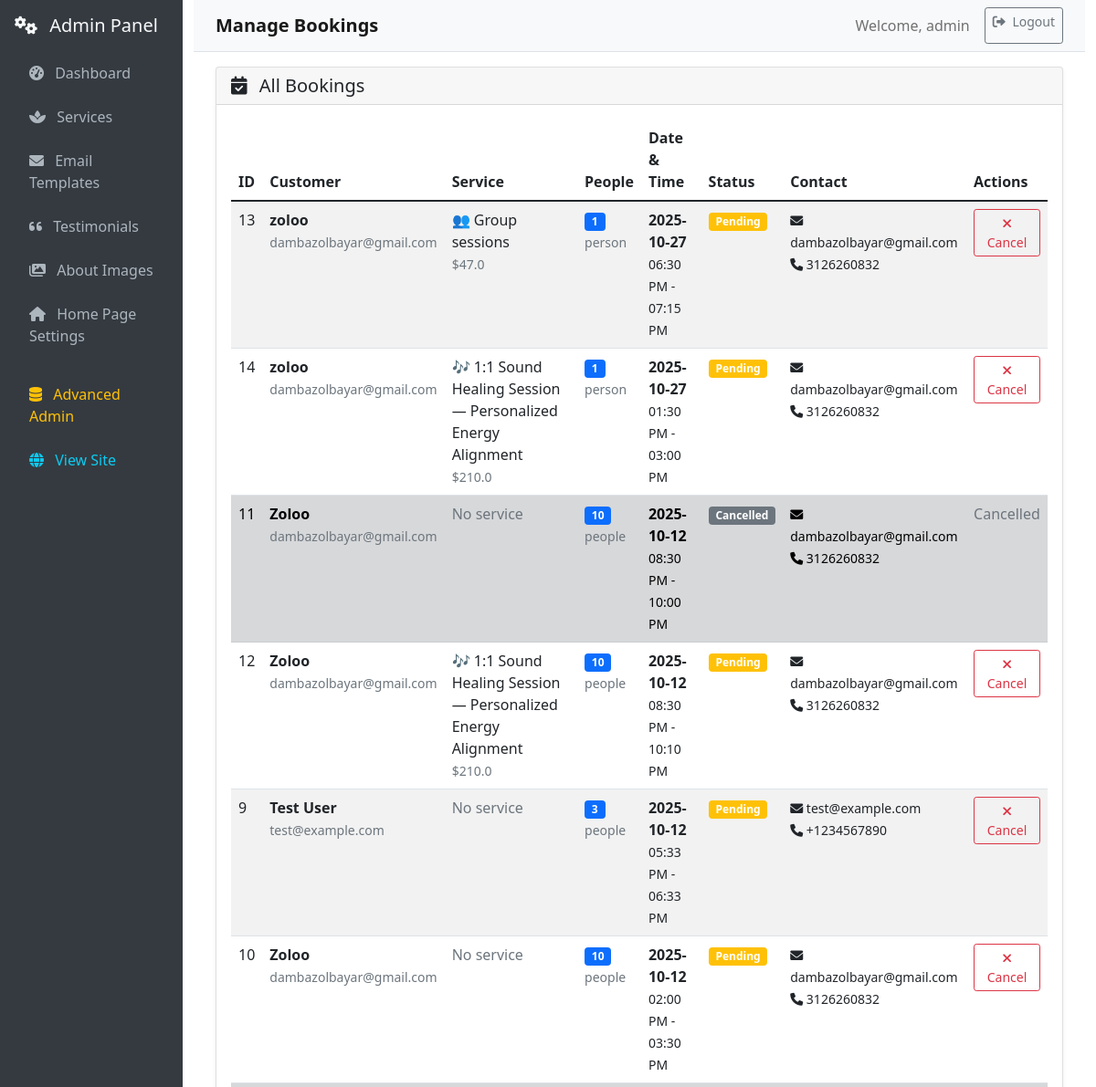
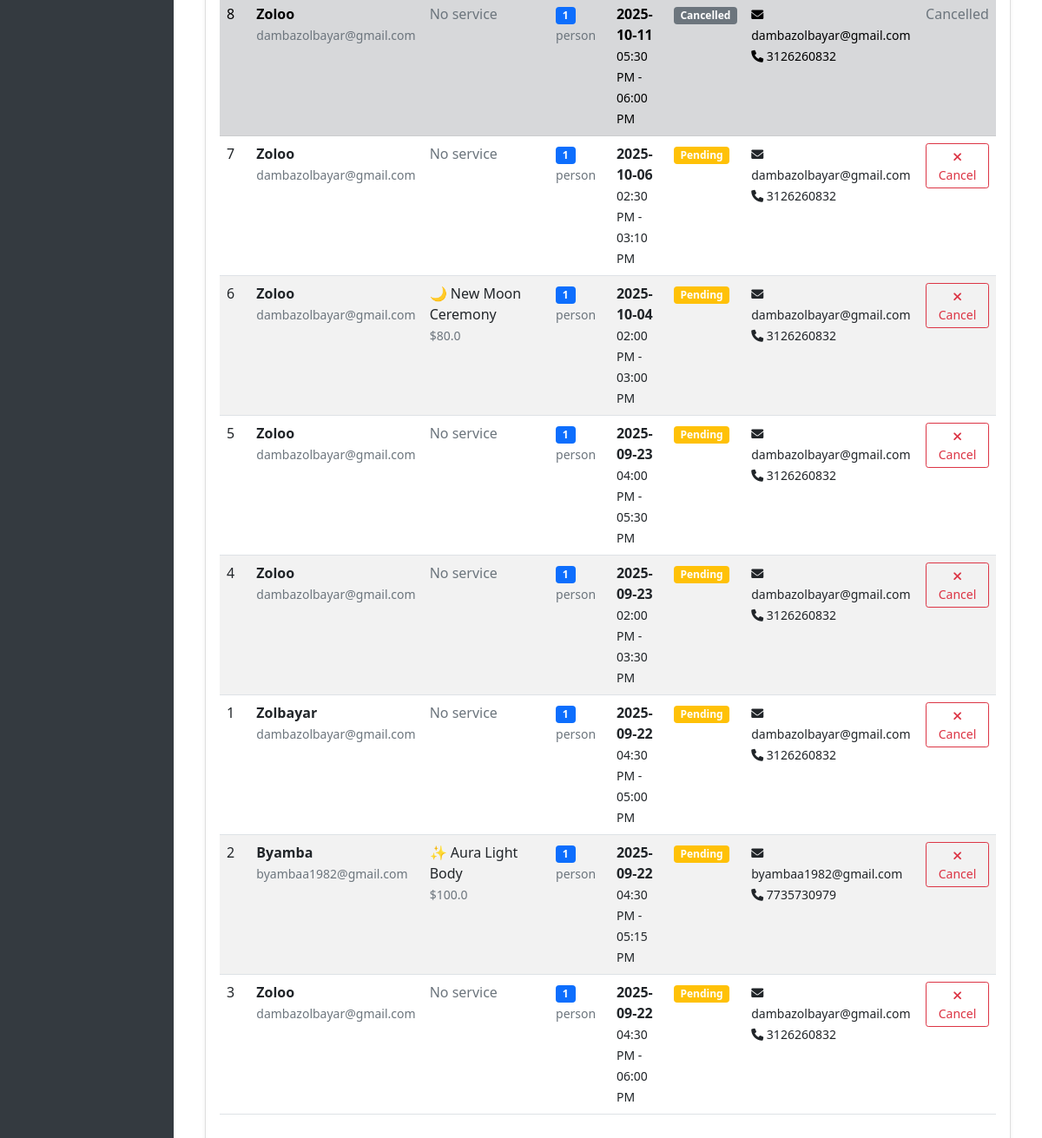
Page /web_admin/bookings (signed in) on the committed database (2 pictures, top to bottom).
### db/models.py (models this page shows, shortened)
class User(db.Model, UserMixin):
    __tablename__ = 'users'
    id = db.Column(db.Integer, primary_key=True, autoincrement=True)
    is_paid = db.Column(db.Boolean, default=False)
    username = db.Column(db.String(80), nullable=False, unique=True)
    email = db.Column(db.String(120), nullable=False, unique=True)
    password = db.Column(db.String(128), nullable=False)
    role_id = db.Column(db.Integer, db.ForeignKey('roles.id'), nullable=False)
    role = db.relationship('Role', backref=db.backref('users', lazy=True))
    created_at = db.Column(db.DateTime, default=db.func.now())
    updated_at = db.Column(db.DateTime, default=db.func.now(), onupdate=db.func.now())

class Booking(db.Model):
    id = db.Column(db.Integer, primary_key=True)
    user_name = db.Column(db.String(100), nullable=False)
    email = db.Column(db.String(120), nullable=False)
    phone_number = db.Column(db.String(20), nullable=True)  # Added for SMS reminders
    start_time = db.Column(db.DateTime, nullable=False)
    end_time = db.Column(db.DateTime, nullable=False)
    status = db.Column(db.String(20), default='pending')  # pending, confirmed, cancelled
    admin_notes = db.Column(db.String(255), nullable=True)
    num_people = db.Column(db.Integer, default=1, nullable=False)  # Number of people in the booking (1-10)
    created_at = db.Column(db.DateTime, default=datetime.utcnow)
    service_id = db.Column(db.Integer, db.ForeignKey('services.id'), nullable=True)
    service = db.relationship("Service", backref="bookings")

class Service(db.Model):
    __tablename__ = "services"
    id = db.Column(db.Integer, primary_key=True)
    name = db.Column(db.String(100), nullable=False)
    description = db.Column(db.Text, nullable=True)
    price = db.Column(db.Float, nullable=False)
    duration = db.Column(db.Integer, nullable=False)  # Duration in minutes
    image_path = db.Column(db.String(255), nullable=True)  # Path to service image
    language = db.Column(db.String(3), nullable=False, default='ENG')  # ENG or MON

### routes/web_admin.py (the view)
@web_admin_bp.route('/bookings')
@admin_required
def admin_bookings():
    from db.models import Booking, Service
    bookings = Booking.query.order_by(Booking.start_time.desc()).all()
    return render_template('admin/bookings.html', bookings=bookings)

### routes/web_admin.py (called while the page is built)
def admin_required(f):
    @wraps(f)
    @login_required
    def decorated_function(*args, **kwargs):
        if not current_user.is_authenticated or current_user.role.name != 'admin':
            flash('Admin access required.', 'error')
            return redirect(url_for('main.home'))
        return f(*args, **kwargs)
    return decorated_function

### templates/admin/bookings.html (shortened to what this page needs)
{% extends "admin/base.html" %}
{% block page_title %}Manage Bookings{% endblock %}
{% block content %}
<div class="row">
    <div class="col-12">
        <div class="card">
            <div class="card-header">
                <h5 class="card-title mb-0">
                    <i class="fas fa-calendar-check me-2"></i>
                    All Bookings
                </h5>
            </div>
            <div class="card-body">
                {% if bookings %}
                <div class="table-responsive">
                    <table class="table table-striped">
                        <thead>
                            <tr>
                                <th>ID</th>
                                <th>Customer</th>
                                <th>Service</th>
                                <th>People</th>
                                <th>Date & Time</th>
                                <th>Status</th>
                                <th>Contact</th>
                                <th>Actions</th>
                            </tr>
                        </thead>
                        <tbody>
                            {% for booking in bookings %}
                            <tr class="{% if booking.status == 'cancelled' %}table-secondary{% elif booking.status == 'confirmed' %}table-success{% endif %}">
                                <td>{{ booking.id }}</td>
                                <td>
                                    <strong>{{ booking.user_name }}</strong>
                                    <br>
                                    <small class="text-muted">{{ booking.email }}</small>
                                </td>
                                <td>
                                    {% if booking.service %}
                                        {{ booking.service.name }}
                                        <br>
                                        <small class="text-muted">${{ booking.service.price }}</small>
                                    {% else %}
                                        <span class="text-muted">No service</span>
                                    {% endif %}
                                </td>
                                <td>
                                    <span class="badge bg-primary">{{ booking.num_people }}</span>
                                    <br>
                                    <small class="text-muted">{{ 'person' if booking.num_people == 1 else 'people' }}</small>
                                </td>
                                <td>
                                    <strong>{{ booking.start_time.strftime('%Y-%m-%d') }}</strong>
                                    <br>
                                    <small>{{ booking.start_time.strftime('%I:%M %p') }} - {{ booking.end_time.strftime('%I:%M %p') }}</small>
                                </td>
                                <td>
                                    {% if booking.status == 'pending' %}
                                        <span class="badge bg-warning">Pending</span>
                                    {% elif booking.status == 'confirmed' %}
                                        <span class="badge bg-success">Confirmed</span>
                                    {% elif booking.status == 'cancelled' %}
                                        <span class="badge bg-secondary">Cancelled</span>
                                    {% else %}
                                        <span class="badge bg-secondary">{{ booking.status.title() }}</span>
                                    {% endif %}
                                </td>
                                <td>
                                    <small>
                                        <i class="fas fa-envelope"></i> {{ booking.email }}
                                        {% if booking.phone_number %}
                                        <br>
                                        <i class="fas fa-phone"></i> {{ booking.phone_number }}
                                        {% endif %}
                                    </small>
                                </td>
                                <td>
                                    {% if booking.status != 'cancelled' %}
                                    <button class="btn btn-sm btn-outline-danger"
                                            onclick="confirmCancelBooking({{ booking.id }}, '{{ booking.user_name }}')">
                                        <i class="fas fa-times"></i> Cancel
                                    </button>
                                    {% else %}
                                    <span class="text-muted">Cancelled</span>
                                    {% endif %}
                                </td>
                            </tr>
                            {% endfor %}
                        </tbody>
                    </table>
                </div>
                {% else %}
                <div class="text-center py-4">
                    <i class="fas fa-calendar-times fa-3x text-muted mb-3"></i>
                    <h5 class="text-muted">No bookings found</h5>
                    <p class="text-muted">Bookings will appear here once customers start booking services.</p>
                </div>
                {% endif %}
            </div>
        </div>
    </div>
</div>
{% endblock %}

### templates/admin/base.html (shortened to what this page needs)
<!DOCTYPE html>
<html lang="en">
<head>
    <link href="https://cdn.jsdelivr.net/npm/bootstrap@5.1.3/dist/css/bootstrap.min.css" rel="stylesheet">
    <link href="https://cdnjs.cloudflare.com/ajax/libs/font-awesome/6.0.0/css/all.min.css" rel="stylesheet">
</head>
<body>
    <div class="container-fluid">
        <div class="row">
            <nav class="col-md-3 col-lg-2 sidebar p-3">
                <div class="mb-3">
                    <h5 class="text-light">
                        <i class="fas fa-cogs me-2"></i>
                        Admin Panel
                    </h5>
                </div>
                <ul class="nav flex-column">
                    <li class="nav-item">
                        <a class="nav-link {% if request.endpoint == 'web_admin_panel.web_admin_panel' %}active{% endif %}"
                           href="{{ url_for('web_admin_panel.web_admin_panel') }}">
                            <i class="fas fa-tachometer-alt me-2"></i>
                            Dashboard
                        </a>
                    </li>
                    <li class="nav-item">
                        <a class="nav-link {% if request.endpoint == 'web_admin_panel.admin_services' %}active{% endif %}"
                           href="{{ url_for('web_admin_panel.admin_services') }}">
                            <i class="fas fa-spa me-2"></i>
                            Services
                        </a>
                    </li>
                    <li class="nav-item">
                        <a class="nav-link {% if request.endpoint == 'web_admin_panel.admin_emails' %}active{% endif %}"
                           href="{{ url_for('web_admin_panel.admin_emails') }}">
                            <i class="fas fa-envelope me-2"></i>
                            Email Templates
                        </a>
                    </li>
                    <li class="nav-item">
                        <a class="nav-link {% if request.endpoint == 'web_admin_panel.admin_testimonials' %}active{% endif %}"
                           href="{{ url_for('web_admin_panel.admin_testimonials') }}">
                            <i class="fas fa-quote-left me-2"></i>
                            Testimonials
                        </a>
                    </li>
                    <li class="nav-item">
                        <a class="nav-link {% if request.endpoint in ['web_admin_panel.admin_about_images', 'web_admin_panel.edit_about_image', 'web_admin_panel.create_about_image'] %}active{% endif %}"
                           href="{{ url_for('web_admin_panel.admin_about_images') }}">
                            <i class="fas fa-images me-2"></i>
                            About Images
                        </a>
                    </li>
                    <li class="nav-item">
                        <a class="nav-link {% if request.endpoint == 'web_admin_panel.admin_settings' %}active{% endif %}"
                           href="{{ url_for('web_admin_panel.admin_settings') }}">
                            <i class="fas fa-home me-2"></i>
                            Home Page Settings
                        </a>
                    </li>
                    <li class="nav-item mt-3">
                        <a class="nav-link text-warning" href="/admin/">
                            <i class="fas fa-database me-2"></i>
                            Advanced Admin
                        </a>
                    </li>
                    <li class="nav-item">
                        <a class="nav-link text-info" href="{{ url_for('main.home') }}">
                            <i class="fas fa-globe me-2"></i>
                            View Site
                        </a>
                    </li>
                </ul>
            </nav>
            <main class="col-md-9 col-lg-10 main-content">
                <nav class="navbar navbar-expand-lg navbar-light bg-light border-bottom">
                    <div class="container-fluid">
                        <span class="navbar-brand mb-0 h1">
                            {% block page_title %}Admin Panel{% endblock %}
                        </span>
                        <div class="navbar-nav ms-auto">
                            <span class="navbar-text me-3">
                                Welcome, {{ current_user.username }}
                            </span>
                            <a class="btn btn-outline-secondary btn-sm" href="/api/logout" onclick="handleLogout(event)">
                                <i class="fas fa-sign-out-alt me-1"></i>
                                Logout
                            </a>
                        </div>
                    </div>
                </nav>
                <div class="container-fluid mt-3">
                    {% block content %}{% endblock %}
                </div>
            </main>
        </div>
    </div>
</body>
</html>

### templates/admin/base.html (style rules this page uses)
.sidebar { min-height: 100vh; background: #343a40; }
.sidebar .nav-link { color: #adb5bd; border-radius: 0.25rem; margin: 0.25rem 0; }
.main-content { min-height: 100vh; }
.navbar-brand { font-weight: bold; }
.card { box-shadow: 0 0.125rem 0.25rem rgba(0, 0, 0, 0.075); border: 1px solid rgba(0, 0, 0, 0.125); }

### rows in the picture
User: username "admin"
Booking: id "13", user_name "zoloo", email "dambazolbayar@gmail.com", service.name "👥 Group sessions", service.price "47.0", num_people "1", num_people "person", start_time "2025-10-27", start_time "06:30 PM", end_time "07:15 PM", status "Pending", phone_number "3126260832"
Booking: id "14", user_name "zoloo", email "dambazolbayar@gmail.com", service.name "🎶 1:1 Sound Healing Session — Personalized Energy Alignment", service.price "210.0", num_people "1", num_people "person", start_time "2025-10-27", start_time "01:30 PM", end_time "03:00 PM", status "Pending", phone_number "3126260832"
Booking: id "11", user_name "Zoloo", email "dambazolbayar@gmail.com", shows "No service", num_people "10", num_people "people", start_time "2025-10-12", start_time "08:30 PM", end_time "10:00 PM", status "Cancelled", phone_number "3126260832"
Booking: id "12", user_name "Zoloo", email "dambazolbayar@gmail.com", service.name "🎶 1:1 Sound Healing Session — Personalized Energy Alignment", service.price "210.0", num_people "10", num_people "people", start_time "2025-10-12", start_time "08:30 PM", end_time "10:10 PM", status "Pending", phone_number "3126260832"
Booking: id "9", user_name "Test User", email "test@example.com", shows "No service", num_people "3", num_people "people", start_time "2025-10-12", start_time "05:33 PM", end_time "06:33 PM", status "Pending", phone_number "+1234567890"
Booking: id "10", user_name "Zoloo", email "dambazolbayar@gmail.com", shows "No service", num_people "10", num_people "people", start_time "2025-10-12", start_time "02:00 PM", end_time "03:30 PM", status "Pending", phone_number "3126260832"
Booking: id "8", user_name "Zoloo", email "dambazolbayar@gmail.com", shows "No service", num_people "1", num_people "person", start_time "2025-10-11", start_time "05:30 PM", end_time "06:00 PM", status "Cancelled", phone_number "3126260832"
Booking: id "7", user_name "Zoloo", email "dambazolbayar@gmail.com", shows "No service", num_people "1", num_people "person", start_time "2025-10-06", start_time "02:30 PM", end_time "03:10 PM", status "Pending", phone_number "3126260832"
Booking: id "6", user_name "Zoloo", email "dambazolbayar@gmail.com", service.name "🌙 New Moon Ceremony", service.price "80.0", num_people "1", num_people "person", start_time "2025-10-04", start_time "02:00 PM", end_time "03:00 PM", status "Pending", phone_number "3126260832"
Booking: id "5", user_name "Zoloo", email "dambazolbayar@gmail.com", shows "No service", num_people "1", num_people "person", start_time "2025-09-23", start_time "04:00 PM", end_time "05:30 PM", status "Pending", phone_number "3126260832"
Booking: id "4", user_name "Zoloo", email "dambazolbayar@gmail.com", shows "No service", num_people "1", num_people "person", start_time "2025-09-23", start_time "02:00 PM", end_time "03:30 PM", status "Pending", phone_number "3126260832"
Booking: id "1", user_name "Zolbayar", email "dambazolbayar@gmail.com", shows "No service", num_people "1", num_people "person", start_time "2025-09-22", start_time "04:30 PM", end_time "05:00 PM", status "Pending", phone_number "3126260832"
Booking: id "2", user_name "Byamba", email "byambaa1982@gmail.com", service.name "✨ Aura Light Body", service.price "100.0", num_people "1", num_people "person", start_time "2025-09-22", start_time "04:30 PM", end_time "05:15 PM", status "Pending", phone_number "7735730979"
Booking: id "3", user_name "Zoloo", email "dambazolbayar@gmail.com", shows "No service", num_people "1", num_people "person", start_time "2025-09-22", start_time "04:30 PM", end_time "06:00 PM", status "Pending", phone_number "3126260832"
